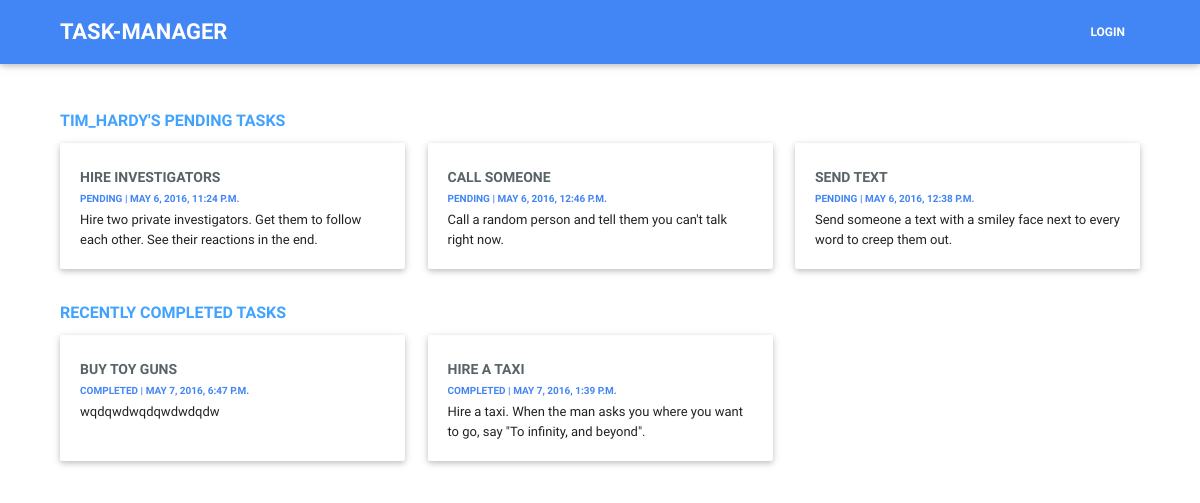
The app's page /get_user/5/ with its own data.
### todo/models.py (models this page shows, shortened)
class ToDo(models.Model):
	title = models.CharField(max_length=100)
	desc = models.CharField(max_length=1000)
	creator = models.ForeignKey(User, related_name="todos")
	is_deleted = models.BooleanField(default=False)
	created_at = models.DateTimeField(auto_now_add=True)
	updated_at = models.DateTimeField(auto_now=True)
	class Meta:
		verbose_name_plural = "TODOs"

### todo/views.py (the view)
# urls.py: url(r'^get_user/(?P<user_id>\d+)', 'todo.views.get_user', name='get_user'),
def get_user(request, user_id):
	try:
		user = User.objects.get(pk=user_id)
		todos = ToDo.objects.filter(creator=user_id)
		pending_todos, deleted_todos = get_profile_data(todos)
		if user == request.user:
			return HttpResponseRedirect('/profile')
	except User.DoesNotExist:
		pass
	return render_to_response('profile.html', {'todos': pending_todos, 'deleted_todos': deleted_todos, 'diff_user': True, 'cur_user': user},
							  context_instance=RequestContext(request))

### todo/views.py (called while the page is built)
def get_profile_data(todos):
	pending_todos = todos.exclude(is_deleted=True).order_by('-created_at')
	deleted_todos = todos.filter(is_deleted=True).order_by('-updated_at')
	return (pending_todos, deleted_todos)

### templates/profile.html (shortened to what this page needs)
{% extends 'index.html' %}
{% block page_content %}
	{% if diff_user %}
	<h6 class="header-text">{{ cur_user.get_username }}'s pending tasks</h6>
	{% else %}
	<h6 class="header-text">your pending tasks</h6>
	{% endif %}
	<div class="row">
		{% if todos %}
			{% for todo in todos %}
				<div class="col l4 m6 s12">
					<div class="card">
						<div class="card-content">
						    <h6 class="title news-headline">{{ todo.title }}</h6>
						    <h6 class="news-title">Pending | {{ todo.created_at }}</h6>
						    <p class="news-text">{{ todo.desc }}</p>
						</div>
			        </div>
				</div>
			{% endfor %}
		{% else %}
			<div class="col l12 m6 s12">
				<div class="card-panel title news-headline center-align">
					No tasks to show!!
				</div>
			</div>
		{% endif %}
	</div>
	<h6 class="header-text">recently completed tasks</h6>
	<div class="row">
		{% if deleted_todos %}
			{% for todo in deleted_todos %}
				<div class="col l4 m6 s12">
					<div class="card">
						<div class="card-content">
						    <h6 class="title news-headline">{{ todo.title }}</h6>
						    <h6 class="news-title">completed | {{ todo.updated_at }}</h6>
						    <p class="news-text">{{ todo.desc }}</p>
						</div>
			        </div>
				</div>
			{% endfor %}
		{% else %}
				<div class="col l12 m6 s12">
					<div class="card-panel title news-headline center-align">
						No tasks to show!!
					</div>
				</div>
		{% endif %}
	</div>
{% endblock %}

### static/css/style.css (style rules this page uses)
.header-text { font-weight: 800; font-size: 16px; color: rgb(65, 163, 255); text-transform: uppercase; }
.title.news-headline { font-weight: 600; font-size: 14px; text-transform: uppercase; color: #576366; }
.news-text { font-weight: 400; font-size: 13px; color: #455a64; }
.news-title { font-weight: 600; font-size: 10px; color: #4285f4; text-transform: uppercase; }

### records on screen
ToDo: title "HIRE INVESTIGATORS", created_at "MAY 6, 2016, 11:24 P.M.", desc "Hire two private investigators. Get them to follow each other. See their reactions in the end."
ToDo: title "CALL SOMEONE", created_at "MAY 6, 2016, 12:46 P.M.", desc "Call a random person and tell them you can't talk right now."
ToDo: title "SEND TEXT", created_at "MAY 6, 2016, 12:38 P.M.", desc "Send someone a text with a smiley face next to every word to creep them out."
ToDo: title "BUY TOY GUNS", updated_at "MAY 7, 2016, 6:47 P.M.", desc "wqdqwdwqdqwdwdqdw"
ToDo: title "HIRE A TAXI", updated_at "MAY 7, 2016, 1:39 P.M.", desc "Hire a taxi. When the man asks you where you want to go, say \"To infinity, and beyond\"."

### other values on screen
{{ cur_user.get_username }} "TIM_HARDY"
